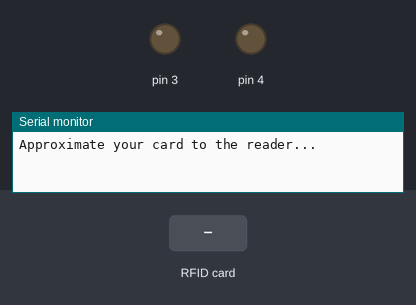
This sketch was run on a simulated Arduino Uno, built with avr-gcc and run on an emulated ATmega328P. On the bench: output pins drawn as LEDs (lit = HIGH), the last lines printed to the serial monitor. The inputs (shaded band) are chosen by the test bench. Pins used as bus, display or sensor lines are not drawn.

Above: at 1.2 s.
1.3 s: RFID card C1 39 52 D3 held to the reader
At 2.5 s:
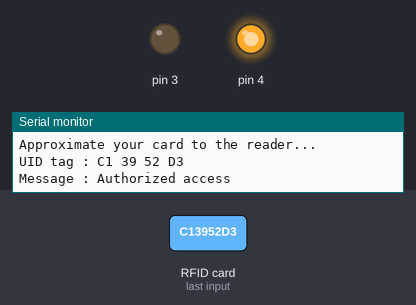
2.8 s: RFID card 5E 7A 19 C4 held to the reader
At 4.0 s:
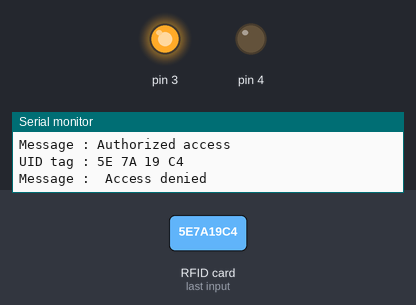
Timing chart, 0 to 5.8 s (numbered marks = the images above; inputs shaded):
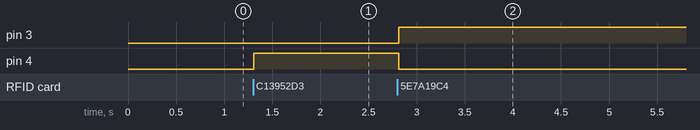

Measured:
- after the input at 1.3 s, pin 4: LOW → HIGH at once
- after the input at 2.8 s, pin 3: LOW → HIGH at once; pin 4: HIGH → LOW at once

The sketch:

rfid.ino
```cpp
#include <SPI.h>
#include <MFRC522.h>

#define SS_PIN 9
#define RST_PIN 10
MFRC522 mfrc522(SS_PIN, RST_PIN);   // Create MFRC522 instance.

void setup()
{
  pinMode(4,OUTPUT);
  pinMode(3,OUTPUT);
  Serial.begin(9600);   // Initiate a serial communication
  SPI.begin();      // Initiate  SPI bus
  mfrc522.PCD_Init();   // Initiate MFRC522
  Serial.println("Approximate your card to the reader...");
  Serial.println();

}
void loop()
{
  // Look for new cards
  if ( ! mfrc522.PICC_IsNewCardPresent())
  {
    return;
  }
  // Select one of the cards
  if ( ! mfrc522.PICC_ReadCardSerial())
  {
    return;
  }
  //Show UID on serial monitor
  Serial.print("UID tag :");
  String content= "";
  byte letter;
  for (byte i = 0; i < mfrc522.uid.size; i++)
  {
     Serial.print(mfrc522.uid.uidByte[i] < 0x10 ? " 0" : " ");
     Serial.print(mfrc522.uid.uidByte[i], HEX);
     content.concat(String(mfrc522.uid.uidByte[i] < 0x10 ? " 0" : " "));
     content.concat(String(mfrc522.uid.uidByte[i], HEX));
  }
  Serial.println();
  Serial.print("Message : ");
  content.toUpperCase();
  if (content.substring(1) == "C1 39 52 D3") //to find card uid go to the serial moniter, scan your card and copy uid into the section

  {
    digitalWrite(4,HIGH);
    digitalWrite(3,LOW);
    Serial.println("Authorized access");
    Serial.println();
    delay(1000);
  }

 else   {
    digitalWrite(4,LOW);
    digitalWrite(3,HIGH);
    Serial.println(" Access denied");
    Serial.println();
    delay(1000);
  }
}
```
